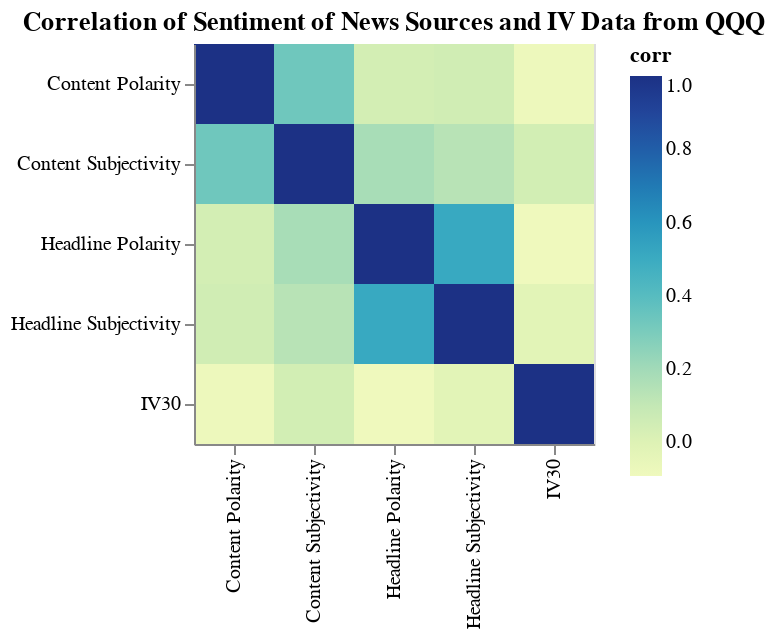

The code cell stored with this chart in its notebook:
### Markdown cell above
## Now we look at the QQQ IV data and tech news

### Code cell
# Construct a heatmap of implied volatility and headline and content subjectivity
cormat4 = merged2[['IV30', 'Headline Polarity', 'Headline Subjectivity', 'Content Polarity', 'Content Subjectivity']].corr()
cormat_tidy_4 = cormat4.stack().reset_index().rename(columns={0:'corr'})
heatmap4 = alt.Chart(cormat_tidy_4).mark_rect().encode(
    x = alt.X('level_0').axis().title(''),
    y = alt.Y('level_1').axis().title(''),
    color = 'corr'
).properties(
    width = 200,
    height = 200,
    title = 'Correlation of Sentiment of News Sources and IV Data from QQQ'
)

heatmap4.display()

### Figure 1 — Vega-Lite specification as saved in the notebook (floating-point values rounded to 4 significant figures)
{"config": {"view": {"continuousWidth": 300, "continuousHeight": 300}}, "data": {"name": "data-297532e4081a13f1eaded8a3a4663cd3"}, "mark": {"type": "rect"}, "encoding": {"color": {"field": "corr", "type": "quantitative"}, "x": {"axis": {}, "field": "level_0", "title": "", "type": "nominal"}, "y": {"axis": {}, "field": "level_1", "title": "", "type": "nominal"}}, "height": 200, "title": "Correlation of Sentiment of News Sources and IV Data from QQQ", "width": 200, "$schema": "https://vega.github.io/schema/vega-lite/v5.8.0.json", "datasets": {"data-297532e4081a13f1eaded8a3a4663cd3": [{"level_0": "IV30", "level_1": "IV30", "corr": 1.0}, {"level_0": "IV30", "level_1": "Headline Polarity", "corr": -0.09142}, {"level_0": "IV30", "level_1": "Headline Subjectivity", "corr": -0.02013}, {"level_0": "IV30", "level_1": "Content Polarity", "corr": -0.0819}, {"level_0": "IV30", "level_1": "Content Subjectivity", "corr": 0.0494}, {"level_0": "Headline Polarity", "level_1": "IV30", "corr": -0.09142}, {"level_0": "Headline Polarity", "level_1": "Headline Polarity", "corr": 1.0}, {"level_0": "Headline Polarity", "level_1": "Headline Subjectivity", "corr": 0.5089}, {"level_0": "Headline Polarity", "level_1": "Content Polarity", "corr": 0.04648}, {"level_0": "Headline Polarity", "level_1": "Content Subjectivity", "corr": 0.183}, {"level_0": "Headline Subjectivity", "level_1": "IV30", "corr": -0.02013}, {"level_0": "Headline Subjectivity", "level_1": "Headline Polarity", "corr": 0.5089}, {"level_0": "Headline Subjectivity", "level_1": "Headline Subjectivity", "corr": 1.0}, {"level_0": "Headline Subjectivity", "level_1": "Content Polarity", "corr": 0.05726}, {"level_0": "Headline Subjectivity", "level_1": "Content Subjectivity", "corr": 0.1414}, {"level_0": "Content Polarity", "level_1": "IV30", "corr": -0.0819}, {"level_0": "Content Polarity", "level_1": "Headline Polarity", "corr": 0.04648}, {"level_0": "Content Polarity", "level_1": "Headline Subjectivity", "corr": 0.05726}, {"level_0": "Content Polarity", "level_1": "Content Polarity", "corr": 1.0}, {"level_0": "Content Polarity", "level_1": "Content Subjectivity", "corr": 0.3312}, {"level_0": "Content Subjectivity", "level_1": "IV30", "corr": 0.0494}, {"level_0": "Content Subjectivity", "level_1": "Headline Polarity", "corr": 0.183}, {"level_0": "Content Subjectivity", "level_1": "Headline Subjectivity", "corr": 0.1414}, {"level_0": "Content Subjectivity", "level_1": "Content Polarity", "corr": 0.3312}, {"level_0": "Content Subjectivity", "level_1": "Content Subjectivity", "corr": 1.0}]}}
